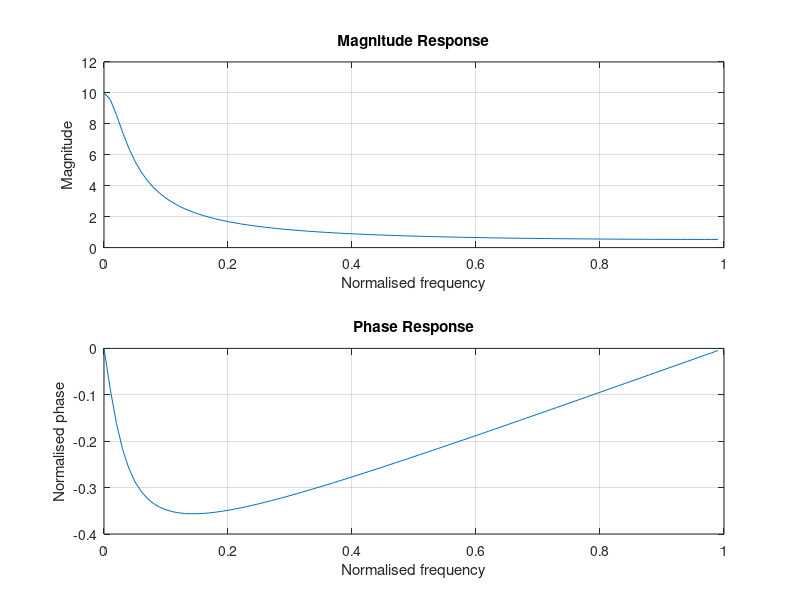

The MATLAB script that drew this image:
b = [1, 0]; a = [1, -0.9];
[H,w] = freqz(b,a,100); 
magH = abs(H); phaH = angle(H);

subplot(2,1,1);plot(w/pi,magH);grid
title("Magnitude Response")
xlabel("Normalised frequency"); 
ylabel("Magnitude");


subplot(2,1,2);plot(w/pi,phaH/pi);grid
title("Phase Response")
xlabel("Normalised frequency"); 
ylabel("Normalised phase");
